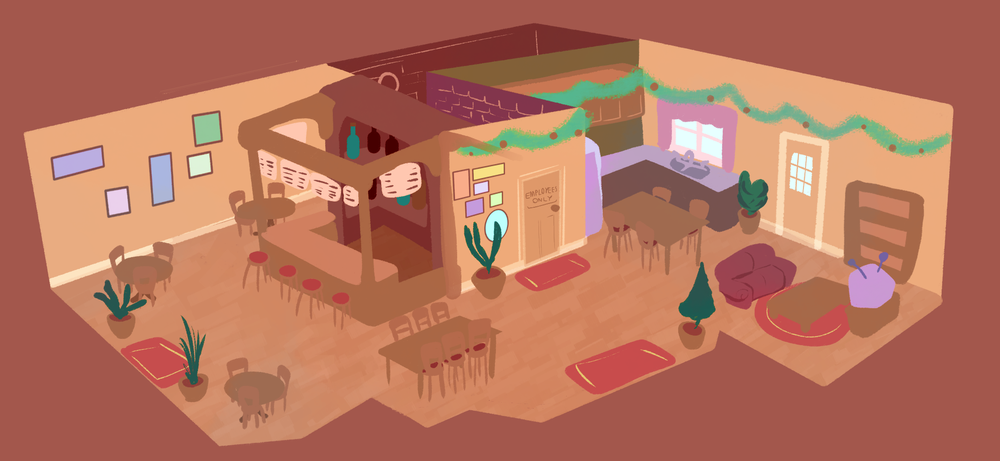
#> input picture penlo3d.png, 1000 x 461 px, shrunk from 2091 x 963 before the run
$ python testimageeffect.py
#> lines starting #> are read from the running program, lines starting #| are printed output that depends on the picture
from PIL import Image

def rgba_alphazero(pixel):
    r, g, b, a = pixel
    zero_value = a - a
    return (r, g, b, zero_value)


def main():
    with Image.open("penlo3d.png") as img:
#> img is the input picture: PIL image 1000x461 RGBA; mean R, G, B, A 181.7, 115, 93, 255
        forg_img = img #foreground image to not be changed
        xhalf_img = img.copy() #image used to be cut in half
        for y in range(img.height):
            for x in range(img.width//2): # 2nd in heirarchy is half the pixel width
                pix = img.getpixel((x,y)) # grabbing the pixel ratios in order to measure it when applying
                xhalf_img.putpixel((x,y), rgba_alphazero(pix)) # applying vertical / horizontals
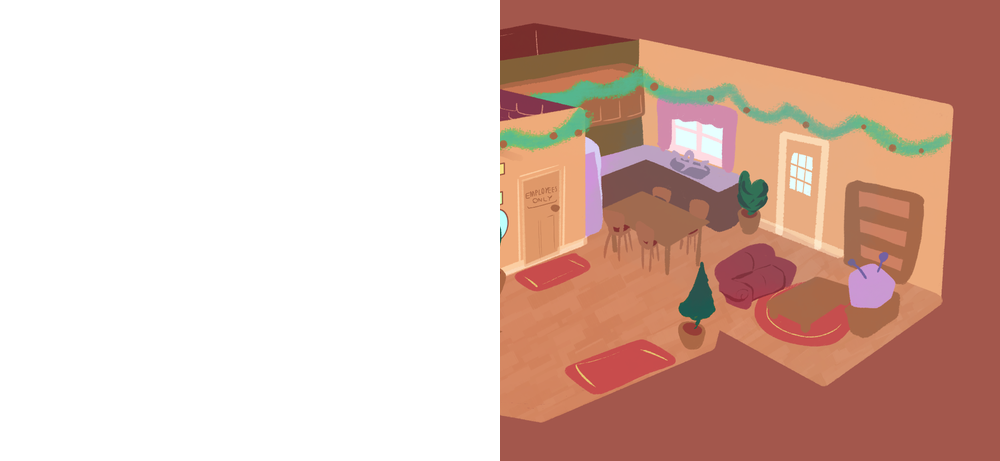
#> xhalf_img: PIL image 1000x461 RGBA; mean R, G, B, A 181.7, 115, 93, 127.5; transparent parts drawn white
        xcut_img = xhalf_img

        vert_img = xcut_img.transpose(Image.FLIP_LEFT_RIGHT) # vertically mirrored image
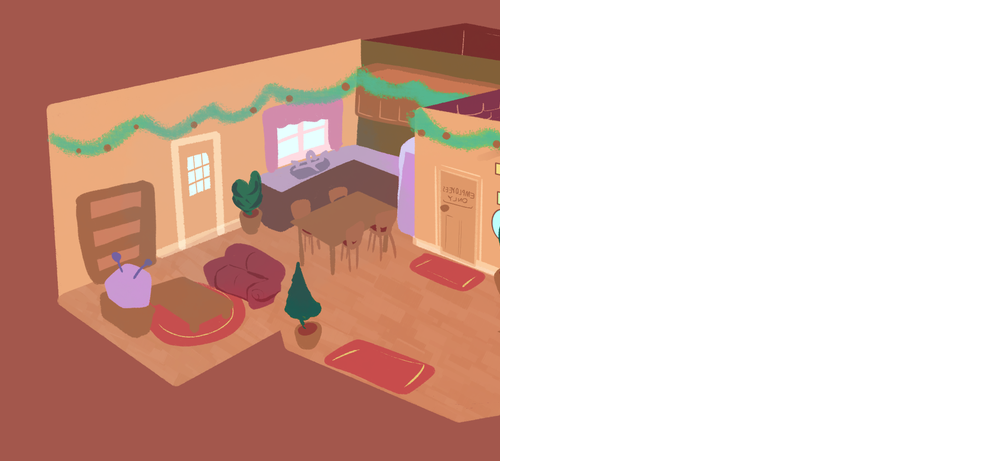
#> vert_img: PIL image 1000x461 RGBA; mean R, G, B, A 181.7, 115, 93, 127.5; transparent parts drawn white

        out_img = Image.alpha_composite(forg_img, vert_img)
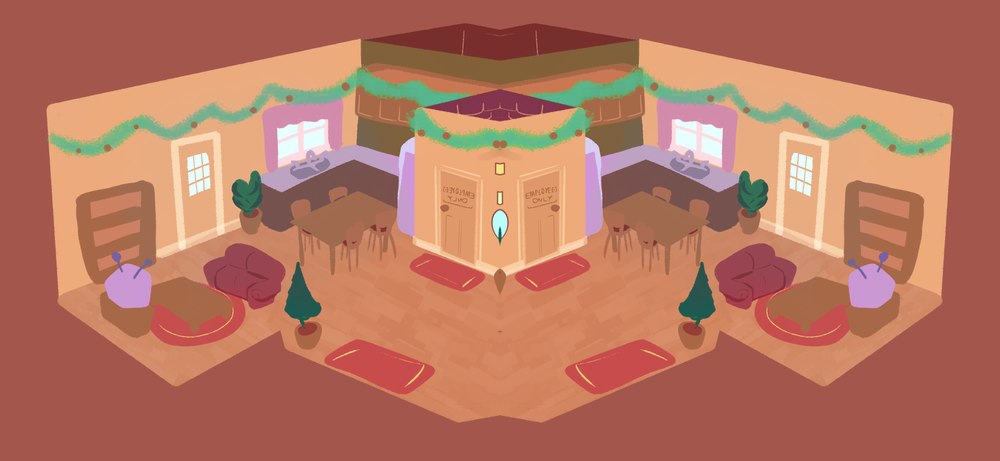
#> out_img: PIL image 1000x461 RGBA; mean R, G, B, A 181.7, 117.3, 96.2, 255
# ^^^^^^^^^^^^^^^^^^^^^^^^^ VERTICALLY MIRRORING ^^^^^^^^^^^^^^^^^
        yhalf_img = img.copy()
        for x in range(img.width):
            for y in range(img.height //2): #this step will make a cut of the horizontal side of the image
                hpix = img.getpixel((x,y))
                yhalf_img.putpixel((x,y),rgba_alphazero(pix))
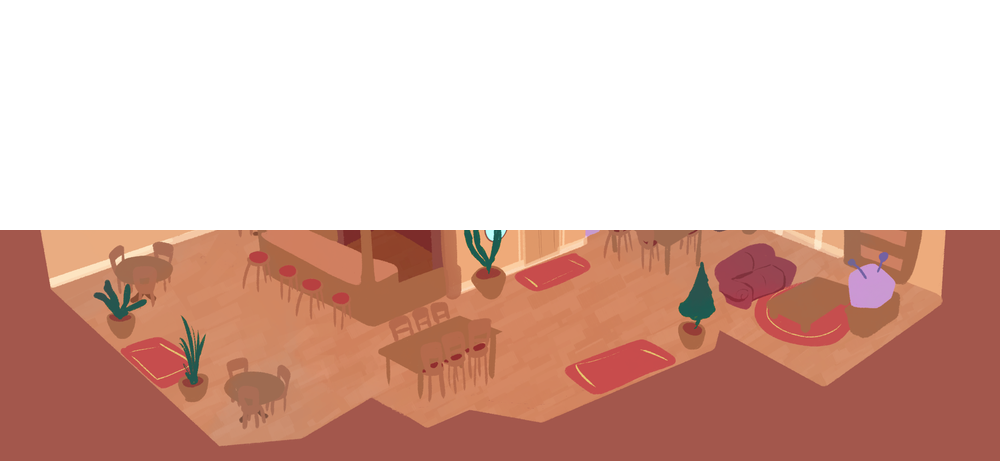
#> yhalf_img: PIL image 1000x461 RGBA; mean R, G, B, A 172.8, 98.3, 81.7, 127.8; transparent parts drawn white
        ycut_img = yhalf_img

        hor_img = ycut_img.transpose(Image.FLIP_TOP_BOTTOM) # horizontally mirrored image
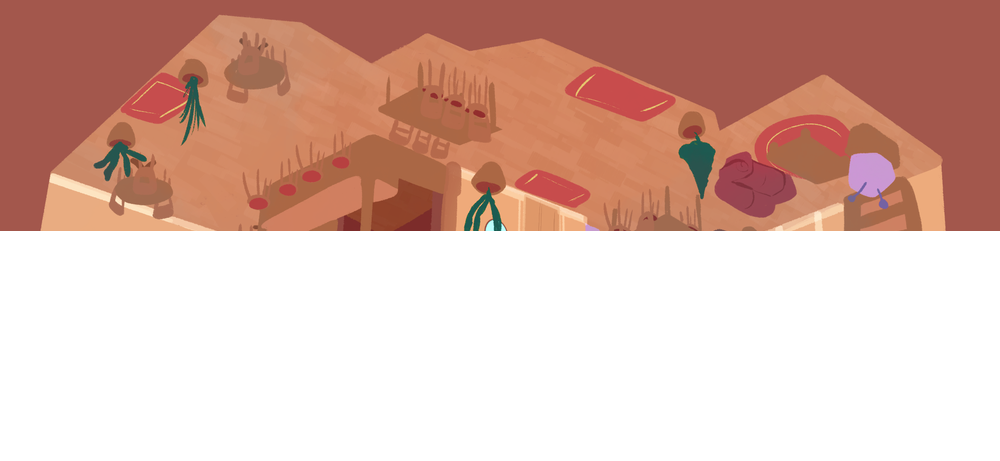
#> hor_img: PIL image 1000x461 RGBA; mean R, G, B, A 172.8, 98.3, 81.7, 127.8; transparent parts drawn white

        final_img = Image.alpha_composite(out_img, hor_img)
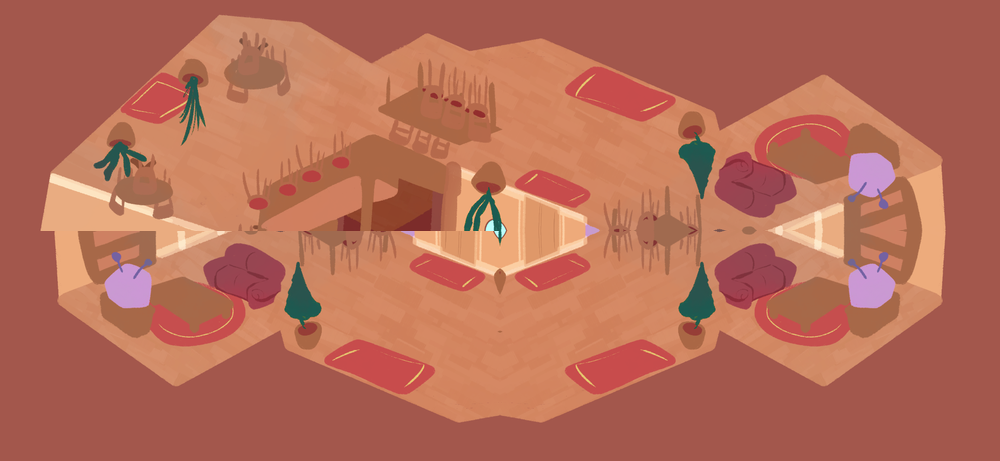
#> final_img: PIL image 1000x461 RGBA; mean R, G, B, A 182.3, 108.1, 87.5, 255

# ^^^^^^^^^^^^^^^^^^^^^^^^^ HORIZONTALLY MIRRORING ^^^^^^^^^^^^^^^^^

        out_img.show()
        final_img.show()

if __name__ == "__main__":
    main()
